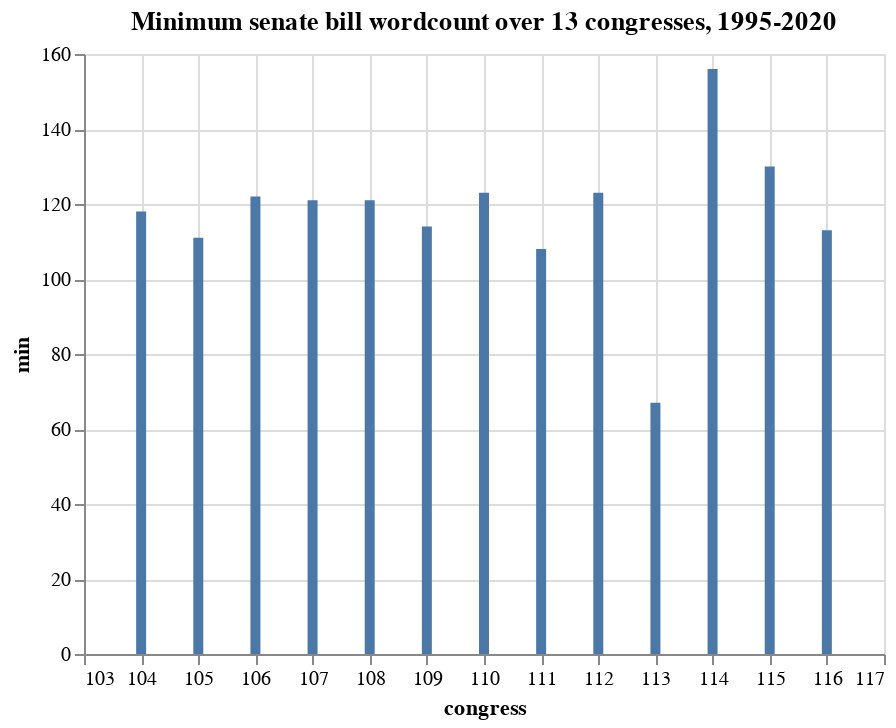

Notebook code cell kept with this figure:
### Markdown cell above
#### Graphing the minimum senate word count by congress

### Code cell
alt.Chart(summary).mark_bar().encode(
    x='congress',
    y='min'
).properties(
    title='Minimum senate bill wordcount over 13 congresses, 1995-2020'
)

### Figure 1 — Vega-Lite specification as saved in the notebook (floating-point values rounded to 4 significant figures)
{"config": {"view": {"continuousWidth": 400, "continuousHeight": 300}}, "data": {"name": "data-664626544c07293376ef202b5bd2a5e3"}, "mark": "bar", "encoding": {"x": {"type": "quantitative", "field": "congress"}, "y": {"type": "quantitative", "field": "min"}}, "title": "Minimum senate bill wordcount over 13 congresses, 1995-2020", "$schema": "https://vega.github.io/schema/vega-lite/v4.8.1.json", "datasets": {"data-664626544c07293376ef202b5bd2a5e3": [{"congress": 104, "mean": 9202.0, "median": 693.5, "max": 237300.0, "min": 118.0}, {"congress": 105, "mean": 2808.0, "median": 643.0, "max": 40100.0, "min": 111.0}, {"congress": 106, "mean": 3835.0, "median": 750.5, "max": 212200.0, "min": 122.0}, {"congress": 107, "mean": 5218.0, "median": 438.0, "max": 173800.0, "min": 121.0}, {"congress": 108, "mean": 3201.0, "median": 625.5, "max": 101100.0, "min": 121.0}, {"congress": 109, "mean": 3584.0, "median": 554.0, "max": 90700.0, "min": 114.0}, {"congress": 110, "mean": 3095.0, "median": 523.0, "max": 165300.0, "min": 123.0}, {"congress": 111, "mean": 2763.0, "median": 733.5, "max": 33310.0, "min": 108.0}, {"congress": 112, "mean": 2250.0, "median": 556.0, "max": 61980.0, "min": 123.0}, {"congress": 113, "mean": 2275.0, "median": 566.0, "max": 44470.0, "min": 67.0}, {"congress": 114, "mean": 11040.0, "median": 739.0, "max": 420000.0, "min": 156.0}, {"congress": 115, "mean": 3431.0, "median": 913.0, "max": 63590.0, "min": 130.0}, {"congress": 116, "mean": 8773.0, "median": 622.0, "max": 478700.0, "min": 113.0}]}}
